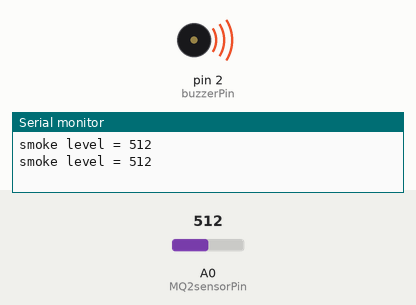
The sketch below on a simulated Arduino Nano, built with avr-gcc and run on an emulated ATmega328P. Shown: buzzer (waves = sounding, pin HIGH), the last lines printed to the serial monitor. The test bench sets the inputs (shaded band); at power-on: A0 (MQ2sensorPin) = 512.

Above: at 1.8 s.
1.9 s: A0 (MQ2sensorPin) set to 249
3.4 s: A0 (MQ2sensorPin) set to 223
At 5.1 s:
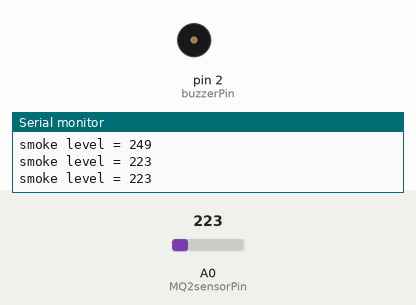
5.5 s: A0 (MQ2sensorPin) set to 240
At 6.7 s:
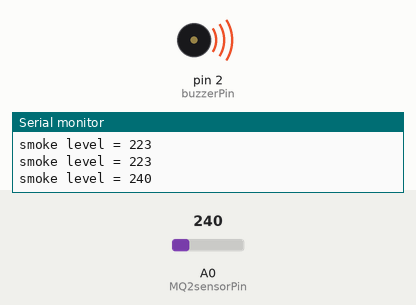
7.5 s: A0 (MQ2sensorPin) set to 220
At 9.4 s:
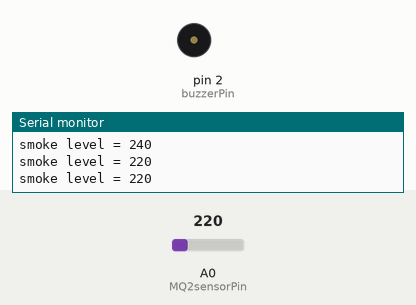
Timing chart, 0 to 10.5 s (numbered marks = the images above; inputs shaded):
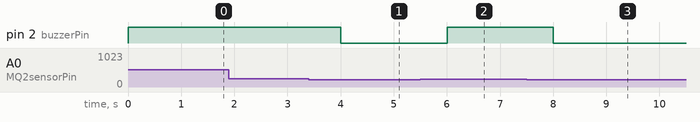

Measured:
- the behaviour switches between 231 and 230 on A0 (MQ2sensorPin) (found by bisection; images 0 and 1)
- after the input at 3.4 s, pin 2 (buzzerPin): HIGH → LOW after 0.60 s
- after the input at 5.5 s, pin 2 (buzzerPin): LOW → HIGH after 0.50 s
- after the input at 7.5 s, pin 2 (buzzerPin): HIGH → LOW after 0.50 s

The sketch:

MQ-2_smoke_sensor_nano.ino
```cpp
/*Test Code for MQ-2 Smoke Sensor and Arduino Nano*/
/*
Connection MQ-2 -> Arduino Nano
OUT -> A0
VCC -> +5V
GND -> GND
*/

const int MQ2sensorPin= A0;
const int buzzerPin= PD2;
int smoke_level;

void setup() {
Serial.begin(9600);
pinMode(MQ2sensorPin, INPUT);//the smoke sensor will be an input for arduino
pinMode(buzzerPin, OUTPUT);//the buzzer serves an output in the circuit
}

void loop() {
  smoke_level= analogRead(MQ2sensorPin); //arduino reads the value from the smoke sensor
  Serial.print("smoke level = ");
  Serial.println(smoke_level);//prints just for debugging purposes, to see what values the sensor is picking up
  if(smoke_level > 230){ //if smoke level is greater than 230, the buzzer will go off
    digitalWrite(buzzerPin, HIGH);
  }
  else{
    digitalWrite(buzzerPin, LOW);
  }
  delay (1000);
}
```
